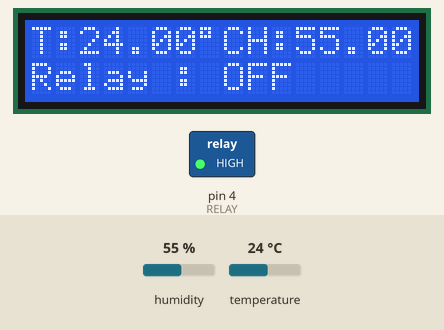
Recording of a sketch running on a simulated Arduino Uno, built with avr-gcc and run on an emulated ATmega328P. On the bench: 16×2 character LCD, switched loads named in the sketch (green lamp = pin HIGH). Inputs (shaded band) come from the test bench; at power-on: temperature 24 °C, humidity 55 %.

Above: at 3.2 s.
3.3 s: temperature set to 28 °C
At 4.6 s:
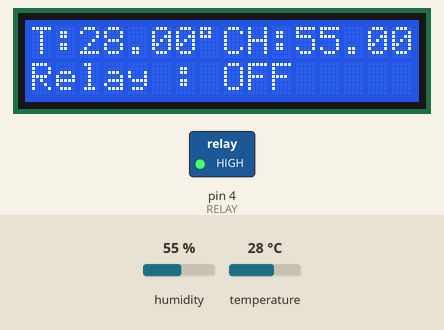
6.1 s: temperature set to 31 °C
At 6.8 s:
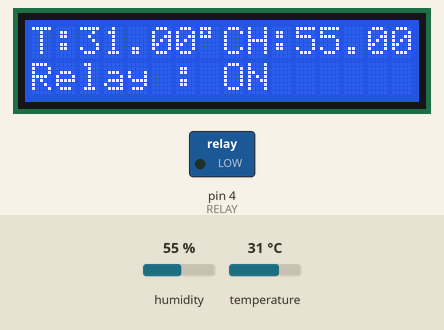
8.9 s: humidity set to 22 %
At 11.2 s:
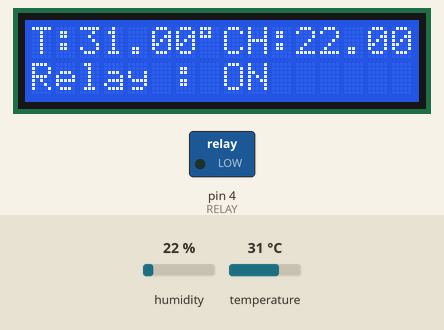
11.9 s: humidity set to 40 %
At 13.4 s:
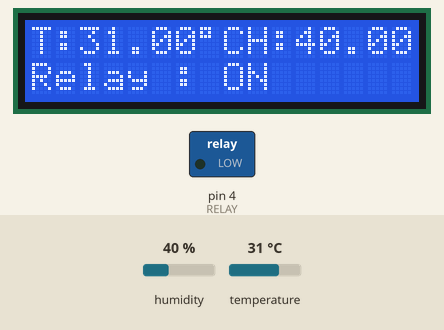
Timing chart, 0 to 14.9 s (numbered marks = the images above; inputs shaded):
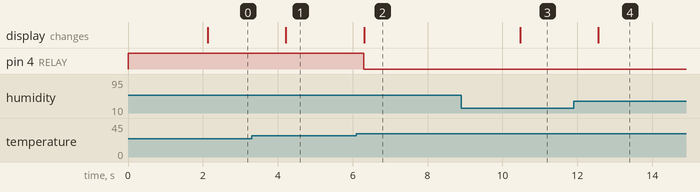

The sketch:

programgabunganfinal_copy_20260717090207.ino
```cpp
#include <Wire.h>
#include <LCD_I2C.h>
#include "DHT.h"

#define DHTPIN 7
#define DHTTYPE DHT11

#define RELAY 4

LCD_I2C lcd(0x27, 16, 2);
DHT dht(DHTPIN, DHTTYPE);

void setup() {

  pinMode(RELAY, OUTPUT);
  digitalWrite(RELAY, HIGH);   // Relay OFF (Active LOW)

  dht.begin();

  lcd.begin();
  lcd.backlight();

  lcd.setCursor(0,0);
  lcd.print("Monitoring");
  lcd.setCursor(0,1);
  lcd.print("DHT11");
  delay(2000);
  lcd.clear();
}

void loop() {

  float suhu = dht.readTemperature();
  float hum = dht.readHumidity();

  lcd.setCursor(0,0);
  lcd.print("T:");
  lcd.print(suhu);
  lcd.print((char)223);
  lcd.print("C ");

  lcd.setCursor(9,0);
  lcd.print("H:");
  lcd.print(hum);
  lcd.print("%");

  if (suhu > 29.5 && hum < 60) {

    digitalWrite(RELAY, LOW);   // Relay ON

    lcd.setCursor(0,1);
    lcd.print("Relay : ON ");

  }
  else {

    digitalWrite(RELAY, HIGH);  // Relay OFF

    lcd.setCursor(0,1);
    lcd.print("Relay : OFF");

  }

  delay(1000);
}
```

Measured:
- the behaviour switches between 29 and 30 °C on temperature (found by bisection; images 1 and 2)
- after the input at 3.3 s, the display: changes after 0.92 s (image 1)
- after the input at 6.1 s, pin 4 (RELAY): HIGH → LOW after 0.19 s; the display: changes after 0.20 s (image 2)
- after the input at 8.9 s, the display: changes after 1.6 s (image 3)
- after the input at 11.9 s, the display: changes after 0.65 s (image 4)
